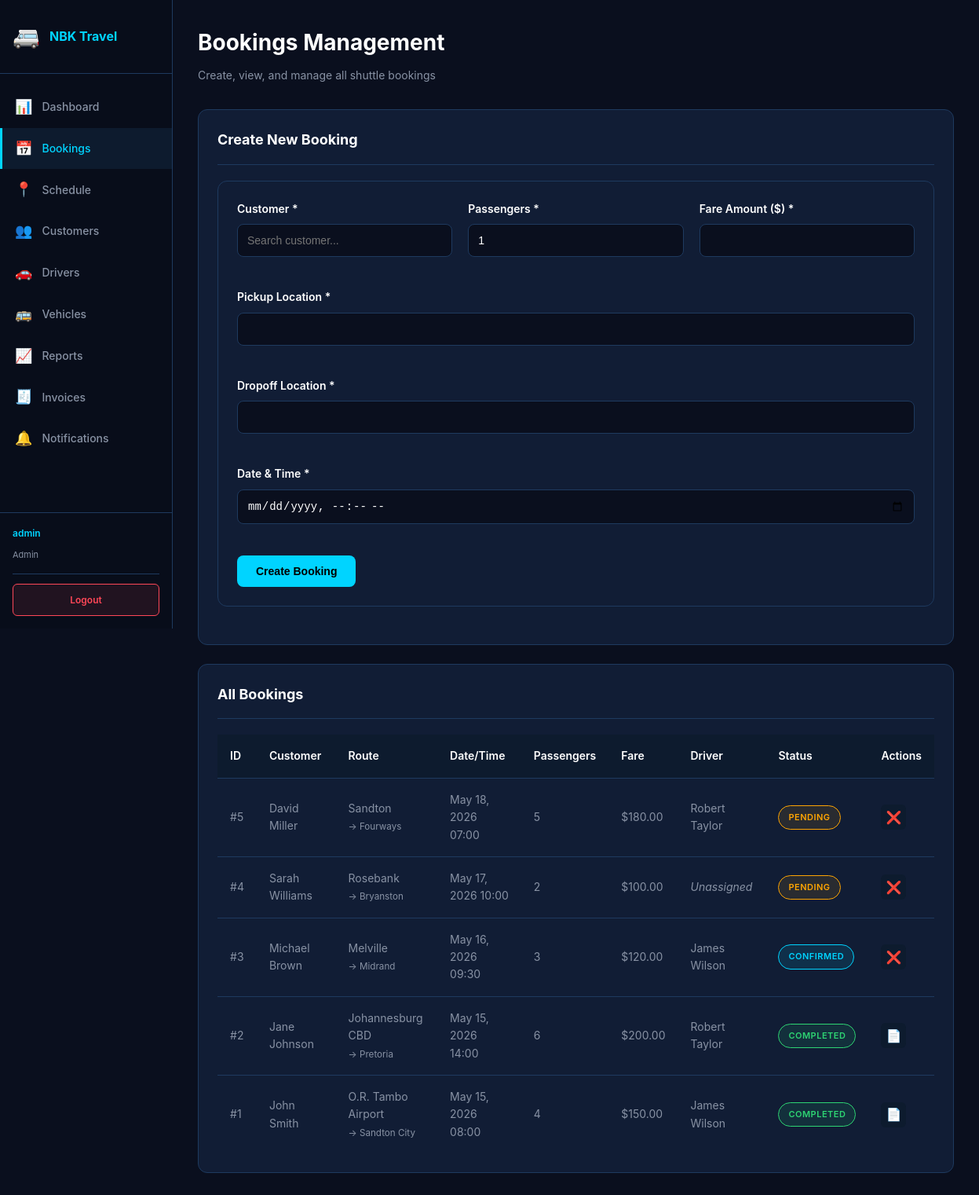
The page /bookings.php (signed in) on the database its author committed.
### tables this page shows
CREATE TABLE IF NOT EXISTS bookings (
    bookingId INT PRIMARY KEY AUTO_INCREMENT,
    customerId INT NOT NULL,
    driverId INT NULL,
    vehicleId INT NULL,
    pickupLocation VARCHAR(100) NOT NULL,
    dropoffLocation VARCHAR(100) NOT NULL,
    bookingDate DATETIME NOT NULL,
    passengers INT NOT NULL,
    fareAmount DECIMAL(8,2) NOT NULL,
    status ENUM('pending','confirmed','completed','cancelled') DEFAULT 'pending',
    cancellationReason VARCHAR(255) NULL,
    createdAt DATETIME DEFAULT CURRENT_TIMESTAMP,
    
    FOREIGN KEY (customerId) REFERENCES customers(customerId) ON DELETE RESTRICT,
    FOREIGN KEY (driverId) REFERENCES drivers(driverId) ON DELETE SET NULL,
    FOREIGN KEY (vehicleId) REFERENCES vehicles(vehicleId) ON DELETE SET NULL,
    
    INDEX idx_status (status),
    INDEX idx_bookingDate (bookingDate),
    INDEX idx_customerId (customerId)
);

CREATE TABLE IF NOT EXISTS customers (
    customerId INT PRIMARY KEY AUTO_INCREMENT,
    fullName VARCHAR(100) NOT NULL,
    phoneNumber VARCHAR(20) NOT NULL UNIQUE,
    emailAddress VARCHAR(100),
    preferences VARCHAR(255),
    createdAt DATETIME DEFAULT CURRENT_TIMESTAMP,
    
    INDEX idx_phone (phoneNumber)
);

CREATE TABLE IF NOT EXISTS drivers (
    driverId INT PRIMARY KEY AUTO_INCREMENT,
    fullName VARCHAR(100) NOT NULL,
    licenceNumber VARCHAR(30) NOT NULL UNIQUE,
    phoneNumber VARCHAR(20) NOT NULL,
    status ENUM('available','on-trip','off-duty') DEFAULT 'available',
    createdAt DATETIME DEFAULT CURRENT_TIMESTAMP,
    
    INDEX idx_status (status)
);

### bookings.php (the view, shortened to what this page needs)
<?php
require_once 'includes/db.php';
$bookingsStmt = $conn->prepare("SELECT b.bookingId, c.fullName, b.pickupLocation, b.dropoffLocation, b.bookingDate, b.passengers, b.fareAmount, b.status, d.fullName as driverName, v.registrationNumber FROM bookings b JOIN customers c ON b.customerId = c.customerId LEFT JOIN drivers d ON b.driverId = d.driverId LEFT JOIN vehicles v ON b.vehicleId = v.vehicleId ORDER BY b.bookingDate DESC");
$bookingsStmt->execute();
$bookingsResult = $bookingsStmt->get_result();
$bookings = [];
while ($row = $bookingsResult->fetch_assoc()) {
    $bookings[] = $row;
}
require_once 'includes/header.php';
?>
<div class="page-header">
    <h1>Bookings Management</h1>
    <p>Create, view, and manage all shuttle bookings</p>
</div>
<div class="card">
    <div class="card-header">
        <h2>Create New Booking</h2>
    </div>
    <div class="card-body">
        <form id="newBookingForm" class="form-wrapper">
            <div class="form-row">
                <div class="form-group">
                    <label for="customerId">Customer *</label>
                    <input type="text" id="customerSearch" placeholder="Search customer..." autocomplete="off" required>
                </div>
                <div class="form-group">
                    <label for="passengers">Passengers *</label>
                    <input type="number" id="passengers" name="passengers" min="1" max="10" value="1" required>
                </div>
                <div class="form-group">
                    <label for="fareAmount">Fare Amount ($) *</label>
                    <input type="number" id="fareAmount" name="fareAmount" step="0.01" min="0" required>
                </div>
            </div>
            <div class="form-row full">
                <div class="form-group">
                    <label for="pickupLocation">Pickup Location *</label>
                    <input type="text" id="pickupLocation" name="pickupLocation" required>
                </div>
                <div class="form-group">
                    <label for="dropoffLocation">Dropoff Location *</label>
                    <input type="text" id="dropoffLocation" name="dropoffLocation" required>
                </div>
            </div>
            <div class="form-row full">
                <div class="form-group">
                    <label for="bookingDate">Date & Time *</label>
                    <input type="datetime-local" id="bookingDate" name="bookingDate" required>
                </div>
            </div>
            <button type="submit" class="btn btn-primary">Create Booking</button>
        </form>
    </div>
</div>
<div class="card">
    <div class="card-header">
        <h2>All Bookings</h2>
    </div>
    <div class="card-body">
        <table>
            <thead>
                <tr>
                    <th>ID</th>
                    <th>Customer</th>
                    <th>Route</th>
                    <th>Date/Time</th>
                    <th>Passengers</th>
                    <th>Fare</th>
                    <th>Driver</th>
                    <th>Status</th>
                    <th>Actions</th>
                </tr>
            </thead>
            <tbody>
                <?php foreach ($bookings as $booking): ?>
                <tr>
                    <td>#<?php echo $booking['bookingId']; ?></td>
                    <td><?php echo htmlspecialchars($booking['fullName']); ?></td>
                    <td><?php echo htmlspecialchars($booking['pickupLocation']); ?><br><small>→ <?php echo htmlspecialchars($booking['dropoffLocation']); ?></small></td>
                    <td><?php echo date('M d, Y H:i', strtotime($booking['bookingDate'])); ?></td>
                    <td><?php echo $booking['passengers']; ?></td>
                    <td>$<?php echo number_format($booking['fareAmount'], 2); ?></td>
                    <td><?php echo $booking['driverName'] ? htmlspecialchars($booking['driverName']) : '<em>Unassigned</em>'; ?></td>
                    <td>
                        <span class="badge <?php echo 'badge-' . $booking['status']; ?>">
                            <?php echo ucfirst($booking['status']); ?>
                        </span>
                    </td>
                    <td>
                        <div class="action-buttons">
                            <?php if ($booking['status'] !== 'cancelled' && $booking['status'] !== 'completed'): ?>
                            <button type="button" class="btn-icon edit" onclick="cancelBooking(<?php echo $booking['bookingId']; ?>)" title="Cancel">❌</button>
                            <?php endif; ?>
                            <?php if ($booking['status'] === 'completed'): ?>
                            <button type="button" class="btn-icon download" onclick="generateInvoice(<?php echo $booking['bookingId']; ?>)" title="Invoice">📄</button>
                            <?php endif; ?>
                        </div>
                    </td>
                </tr>
                <?php endforeach; ?>
            </tbody>
        </table>
    </div>
</div>
<?php require_once 'includes/footer.php'; ?>

### assets/css/style.css (style rules this page uses)
:root { --bg-primary: #0a0f1e; --bg-panel: #0d1b2e; --bg-card: #111d35; --accent: #00d4ff; --accent-hover: #00b8d9; --accent-glow: 0 0 20px rgba(0,212,255,0.3); --danger: #ff4757; --success: #2ed573; --warning: #ffa502; --text-primary: #ffffff; --text-secondary: #8892a4; --border: #1e3a5f; --border-accent: rgba(0,212,255,0.25); }
* { margin: 0; padding: 0; box-sizing: border-box; }
html, body { background: var(--bg-primary); color: var(--text-primary); font-family: -apple-system, BlinkMacSystemFont, 'Segoe UI', 'Roboto', sans-serif; line-height: 1.6; }
.form-group { margin-bottom: 20px; }
.form-group label { display: block; margin-bottom: 8px; font-weight: 600; font-size: 14px; color: var(--text-primary); }
.form-group input, .form-group select, .form-group textarea { width: 100%; padding: 12px; background: var(--bg-primary); border: 1px solid var(--border); border-radius: 8px; color: var(--text-primary); font-size: 14px; transition: all 0.3s ease; }
.btn { padding: 12px 24px; border: none; border-radius: 8px; font-weight: 700; font-size: 14px; cursor: pointer; transition: all 0.3s ease; display: inline-flex; align-items: center; gap: 8px; text-decoration: none; }
.btn-primary { background: var(--accent); color: #000; }
body { display: flex; }
.page-header { margin-bottom: 32px; }
.page-header h1 { font-size: 28px; font-weight: 700; margin-bottom: 8px; }
.page-header p { color: var(--text-secondary); font-size: 14px; }
.card { background: var(--bg-card); border: 1px solid var(--border); border-radius: 12px; padding: 24px; margin-bottom: 24px; }
.card-header { display: flex; justify-content: space-between; align-items: center; margin-bottom: 20px; padding-bottom: 16px; border-bottom: 1px solid var(--border); }
.card-header h2 { font-size: 18px; font-weight: 700; margin: 0; }
.card-body { margin-bottom: 0; }
table { width: 100%; border-collapse: collapse; font-size: 14px; }
thead { background: var(--bg-panel); border-bottom: 1px solid var(--border); }
th { padding: 16px; text-align: left; font-weight: 600; color: var(--text-primary); }
td { padding: 16px; border-bottom: 1px solid var(--border); color: var(--text-secondary); }
tbody tr:last-child td { border-bottom: none; }
.badge { display: inline-block; padding: 6px 12px; border-radius: 20px; font-size: 11px; font-weight: 600; text-transform: uppercase; letter-spacing: 0.5px; }
.badge-pending { background: rgba(255, 165, 2, 0.1); color: var(--warning); border: 1px solid var(--warning); }
.badge-confirmed { background: rgba(0, 212, 255, 0.1); color: var(--accent); border: 1px solid var(--accent); }
.badge-completed { background: rgba(46, 213, 115, 0.1); color: var(--success); border: 1px solid var(--success); }
.action-buttons { display: flex; gap: 8px; }
.btn-icon { display: inline-flex; align-items: center; justify-content: center; width: 32px; height: 32px; padding: 0; border-radius: 6px; font-size: 16px; border: none; cursor: pointer; transition: all 0.3s ease; background: var(--bg-panel); color: var(--text-secondary); }
.btn-icon.edit { color: var(--accent); }
.btn-icon.download { color: var(--success); }
.form-wrapper { background: var(--bg-card); border: 1px solid var(--border); border-radius: 12px; padding: 24px; margin-bottom: 24px; }
.form-row { display: grid; grid-template-columns: repeat(auto-fit, minmax(250px, 1fr)); gap: 20px; margin-bottom: 20px; }
.form-row.full { grid-template-columns: 1fr; }

### rows shown on the page
bookings: bookingId "5", customerId.fullName "David Miller", pickupLocation "Sandton", dropoffLocation "Fourways", bookingDate "May 18, 2026 07:00", passengers "5", fareAmount "180.00", driverId.fullName "Robert Taylor", status "PENDING"
bookings: bookingId "4", customerId.fullName "Sarah Williams", pickupLocation "Rosebank", dropoffLocation "Bryanston", bookingDate "May 17, 2026 10:00", passengers "2", fareAmount "100.00", shows "Unassigned", status "PENDING"
bookings: bookingId "3", customerId.fullName "Michael Brown", pickupLocation "Melville", dropoffLocation "Midrand", bookingDate "May 16, 2026 09:30", passengers "3", fareAmount "120.00", driverId.fullName "James Wilson", status "CONFIRMED"
bookings: bookingId "2", customerId.fullName "Jane Johnson", pickupLocation "Johannesburg CBD", dropoffLocation "Pretoria", bookingDate "May 15, 2026 14:00", passengers "6", fareAmount "200.00", driverId.fullName "Robert Taylor", status "COMPLETED"
bookings: bookingId "1", customerId.fullName "John Smith", pickupLocation "O.R. Tambo Airport", dropoffLocation "Sandton City", bookingDate "May 15, 2026 08:00", passengers "4", fareAmount "150.00", driverId.fullName "James Wilson", status "COMPLETED"

### other values the page prints
$_SESSION['username'] "admin"
$_SESSION['role'] "Admin"
